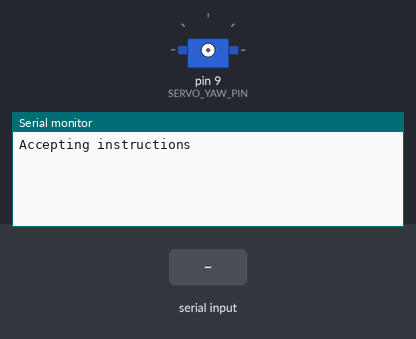
A program run on a simulated Arduino Uno, built with avr-gcc and run on an emulated ATmega328P. Parts: servo, the last lines printed to the serial monitor. Inputs (shaded band) come from the test bench.

Above: at 1.2 s.
1.3 s: "Y90\n" received over Serial
At 1.9 s:
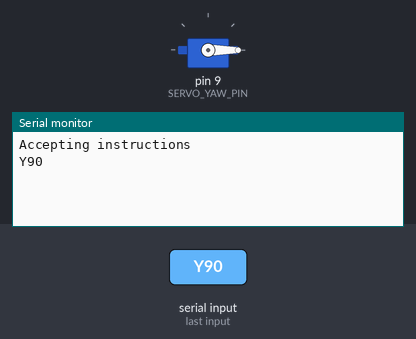
2.8 s: "90,45\n" received over Serial
At 3.3 s:
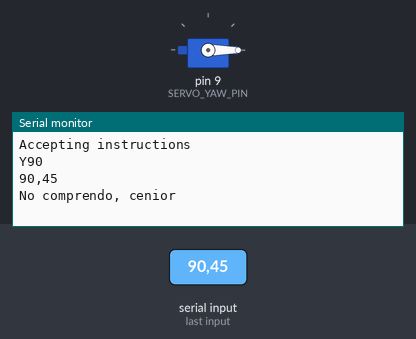
4.3 s: "5\n" received over Serial
At 5.4 s:
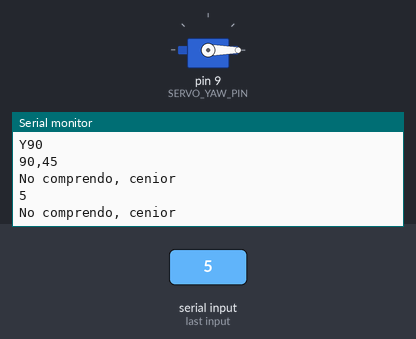
5.8 s: "Y,45\n" received over Serial
At 6.5 s:
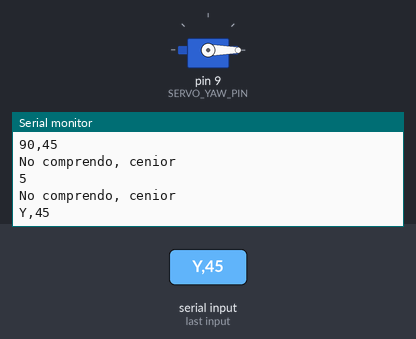

Measured:
- after the input at 1.3 s, the serial monitor: prints a new line at once (image 1)
- after the input at 2.8 s, the serial monitor: prints a new line at once (image 2)
- after the input at 4.3 s, the serial monitor: prints a new line at once (image 3)
- after the input at 5.8 s, the serial monitor: prints a new line at once (image 4)

The program:

main.cpp
```cpp
#include <Arduino.h>
#include <Servo.h>

#define  SERVO_PITCH_PIN 10
#define  SERVO_YAW_PIN 9
#define  INPUT_BUFFER_SIZE 16
#define  COMMAND_SEPARATOR '\n'

Servo servo;


void setServoAngle(int pin, int servo_pos) {
    servo.attach(pin);
    servo.writeMicroseconds(servo_pos);
    delay(300);
    servo.detach();
}

void yield_commmand(char* command_buffer) {

    int yaw_value;
    int pitch_value;

    switch(command_buffer[0]) {
        case 'Y': //yaw
            sscanf(command_buffer, "Y%i", &yaw_value);
            Serial.println(command_buffer);
            setServoAngle(SERVO_YAW_PIN, yaw_value);
            break;
        case 'P': //pitch
            sscanf(command_buffer, "P%i", &pitch_value);
            setServoAngle(SERVO_PITCH_PIN, pitch_value);
            break;
        case 'W':
            sscanf(command_buffer, "W%i_%i", &yaw_value, &pitch_value);
            setServoAngle(SERVO_PITCH_PIN, pitch_value);
            setServoAngle(SERVO_YAW_PIN, yaw_value);
            break;
        default:
            Serial.println(command_buffer);
            Serial.println("No comprendo, cenior");
    }
    command_buffer[0]=0;
}

void poll_serial() {
    static char command_buffer[INPUT_BUFFER_SIZE];
    static int counter = 0;

    if(Serial.available()) {
        command_buffer[counter] = Serial.read();
        if(command_buffer[counter] == COMMAND_SEPARATOR || counter > INPUT_BUFFER_SIZE - 1) {
            command_buffer[counter] = '\0';
            counter = 0;
            yield_commmand(command_buffer);
        } else {
            counter++;
        }
    }
}

void loop() {
    poll_serial();
}

void setup() {
    Serial.begin(9600);
    Serial.println("Accepting instructions");

}
```
